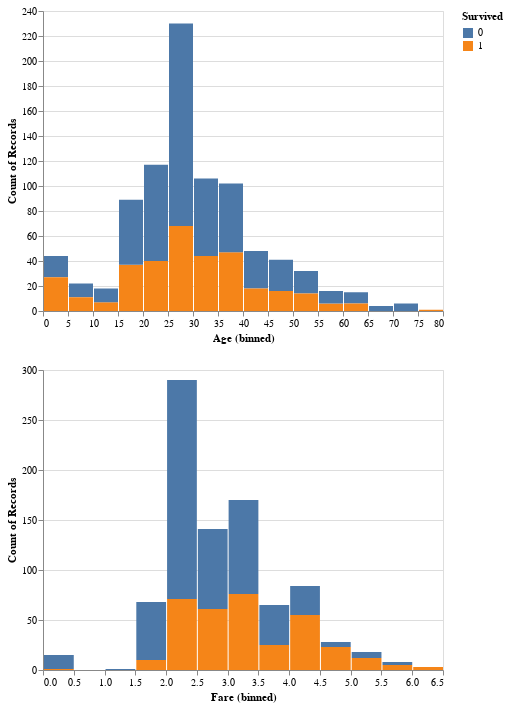

The notebook cell saved with this chart:
### Markdown cell above
From above tables, we can see first/second class and women has better survival rate (Nicely done Rose :) ) compared to third class and men (poor Jack '_').

What about `Age` and `Fare`?

### Code cell
#See https://altair-viz.github.io/user_guide/customization.html#customizing-colors to customize colors
alt.Chart(df_train).mark_bar().encode(
    alt.X(alt.repeat("row"),bin=alt.Bin(maxbins=20)),
    y = 'count()',
    color = 'Survived:N',
    tooltip = 'count()'
).repeat(
    row = ['Age', 'Fare']
).interactive()

### Figure 1 — Vega-Lite specification as saved in the notebook (floating-point values rounded to 4 significant figures; data arrays with more than 128 entries replaced by an {"elided": "..."} marker saying what was removed)
{"config": {"view": {"continuousWidth": 400, "continuousHeight": 300}}, "repeat": {"row": ["Age", "Fare"]}, "spec": {"data": {"name": "data-ec5fcb6175a05a5bc1ba585d8fae7984"}, "mark": "bar", "encoding": {"color": {"field": "Survived", "type": "nominal"}, "tooltip": {"aggregate": "count", "type": "quantitative"}, "x": {"bin": {"maxbins": 20}, "field": {"repeat": "row"}}, "y": {"aggregate": "count", "type": "quantitative"}}, "selection": {"selector013": {"type": "interval", "bind": "scales", "encodings": ["x", "y"]}}}, "$schema": "https://vega.github.io/schema/vega-lite/v4.17.0.json", "datasets": {"data-ec5fcb6175a05a5bc1ba585d8fae7984": {"elided": "891 records"}}}
